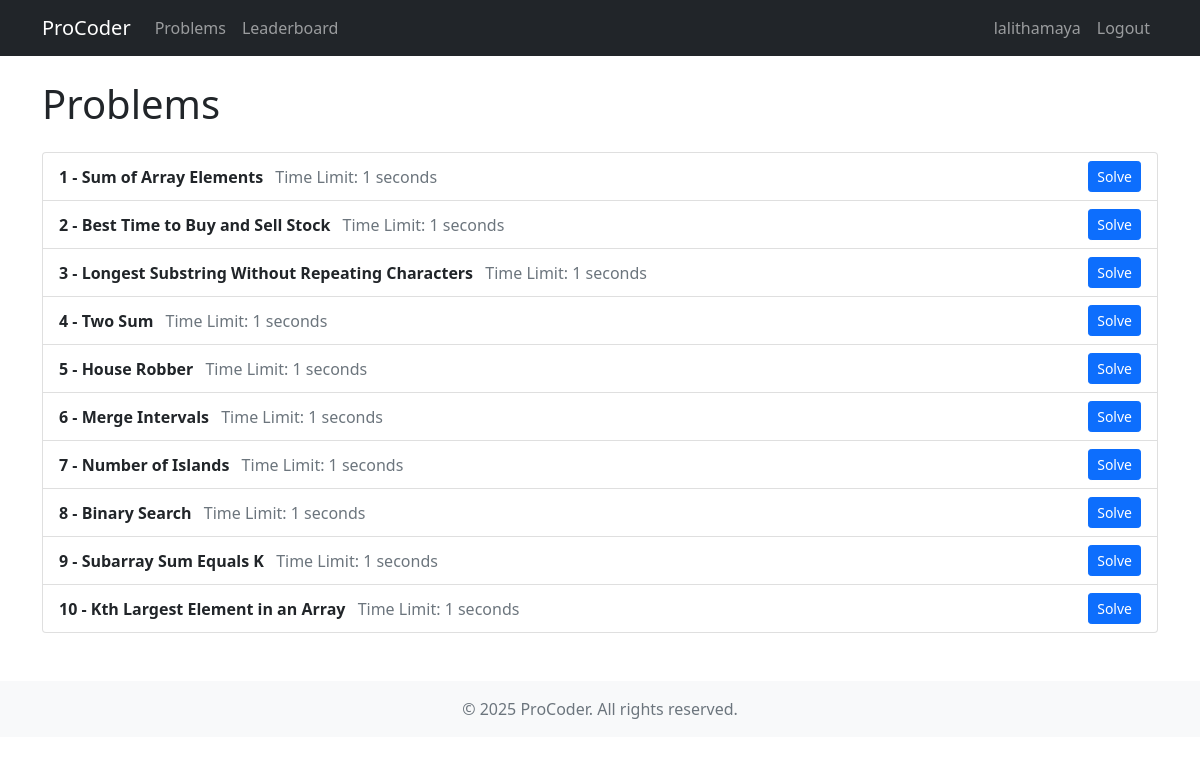
Screenshot of / (signed in) with the database file from the repository.
### accounts/models.py (models this page shows, shortened)
class User(AbstractBaseUser):
    username = models.CharField(unique=True, max_length=120)
    email = models.EmailField(unique=True, max_length=255)
    full_name = models.CharField(max_length=255, blank=True, null=True)
    is_active = models.BooleanField(default=True)
    score = models.IntegerField(default=0)
    staff = models.BooleanField(default=False)
    admin = models.BooleanField(default=False)
    timestamp = models.DateTimeField(auto_now_add=True)
    updated = models.DateTimeField(auto_now=True)
    total_time = models.IntegerField(default=0)
    USERNAME_FIELD = 'username'
    REQUIRED_FIELDS = ['email']
    objects = UserManager()
    class Meta:
        ordering = ['-score', 'total_time']

### questions/models.py (models this page shows, shortened)
class Question(models.Model):
    code = models.CharField(unique=True, max_length=10)
    title = models.CharField(unique=True, max_length=120)
    description = models.TextField(blank=True)
    time_limit = models.IntegerField(default=1)
    sample_input = models.TextField(blank=True, help_text="Sample input for the problem")
    sample_output = models.TextField(blank=True, help_text="Sample output for the problem")
    timestamp = models.DateTimeField(auto_now_add=True)
    objects = QuestionManager()

### questions/views.py (the view)
# urls.py: path('', views.question_list, name='list'),
@login_required
def question_list(request):
    questions = Question.objects.all()
    return render(request, 'questions/question_list.html', {'questions': questions})

### templates/questions/question_list.html (shortened to what this page needs)
{% extends 'base.html' %}
{% block content %}
<div class="row">
    <div class="col-12">
        <h1 class="mb-4">Problems</h1>
        <ul class="list-group">
            {% for question in questions %}
            <li class="list-group-item d-flex justify-content-between align-items-center">
                <div>
                    <strong>{{ question.code }} - {{ question.title }}</strong>
                    <span class="text-muted ms-2">Time Limit: {{ question.time_limit }} seconds</span>
                </div>
                <a href="{% url 'questions:detail' question.code %}" class="btn btn-primary btn-sm">Solve</a>
            </li>
            {% empty %}
            <li class="list-group-item text-center">
                No problems available yet.
            </li>
            {% endfor %}
        </ul>
    </div>
</div>
{% endblock %}

### templates/base.html (shortened to what this page needs)
<!DOCTYPE html>
<html lang="en">
<head>
    <link href="https://cdn.jsdelivr.net/npm/bootstrap@5.1.3/dist/css/bootstrap.min.css" rel="stylesheet">
    <link href="https://cdnjs.cloudflare.com/ajax/libs/font-awesome/6.0.0/css/all.min.css" rel="stylesheet">
</head>
<body>
    <nav class="navbar navbar-expand-lg navbar-dark bg-dark">
        <div class="container">
            <a class="navbar-brand" href="/">ProCoder</a>
            <div class="collapse navbar-collapse" id="navbarNav">
                <ul class="navbar-nav me-auto">
                    <li class="nav-item">
                        <a class="nav-link" href="{% url 'questions:list' %}">Problems</a>
                    </li>
                    <li class="nav-item">
                        <a class="nav-link" href="{% url 'account:leaderboard' %}">Leaderboard</a>
                    </li>
                </ul>
                <ul class="navbar-nav">
                    {% if request.user.is_authenticated %}
                        <li class="nav-item">
                            <a class="nav-link" href="{% url 'account:profile' request.user.username %}">
                                {{ request.user.username }}
                            </a>
                        </li>
                        <li class="nav-item">
                            <a class="nav-link" href="{% url 'account:logout' %}">Logout</a>
                        </li>
                    {% endif %}
                </ul>
            </div>
        </div>
    </nav>
    <div class="container mt-4">
        {% block content %}{% endblock %}
    </div>
    <footer class="footer mt-5 py-3 bg-light">
        <div class="container text-center">
            <span class="text-muted">© {% now "Y" %} ProCoder. All rights reserved.</span>
        </div>
    </footer>
</body>
</html>

### rows the page displays
User: user.username "lalithamaya"
Question: code "1", title "Sum of Array Elements", time_limit "1"
Question: code "2", title "Best Time to Buy and Sell Stock", time_limit "1"
Question: code "3", title "Longest Substring Without Repeating Characters", time_limit "1"
Question: code "4", title "Two Sum", time_limit "1"
Question: code "5", title "House Robber", time_limit "1"
Question: code "6", title "Merge Intervals", time_limit "1"
Question: code "7", title "Number of Islands", time_limit "1"
Question: code "8", title "Binary Search", time_limit "1"
Question: code "9", title "Subarray Sum Equals K", time_limit "1"
Question: code "10", title "Kth Largest Element in an Array", time_limit "1"
